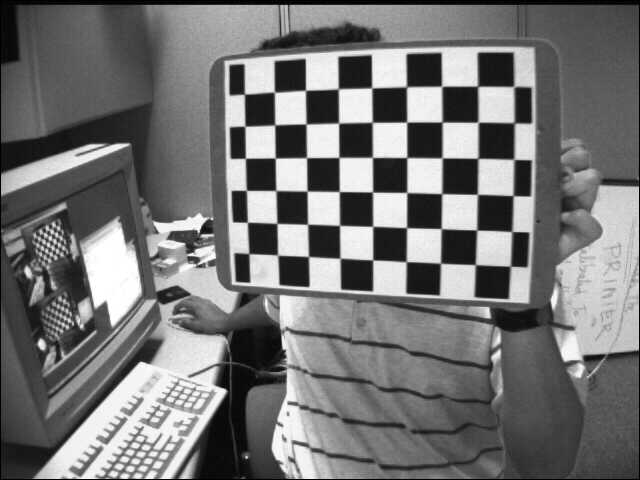
#> input picture 相机标定课程/第一章 标定基础知识 code & data/calib/data/left01.jpg, 640 x 480 px
$ python generate_agdc_stereo_fusion.py   (older library calls are emulated)
#> lines starting #> are read from the running program, lines starting #| are printed output that depends on the picture; after the words box and inside, x2 and y2 are one past the last pixel; in counts of white or black regions, pixels touching at a corner belong together
"""
AGDC Stereo Fusion Mesh Table v4 — 左右分屏融合 (Split-Screen)
===============================================================
v3 条纹方案的视觉问题:
  水平条纹每 40 行交替左右路 -> 12 条边界 -> 双目视差在每条边界表现为水平跳变
  -> 同一物体被"复制"12 次且每次位置不同 -> 视觉上如同 pipeline 错误

v4 方案: 左右分屏 (split-screen)
  - 输出左半 (x < 320) -> 左路相机矫正映射
  - 输出右半 (x >= 320) -> 右路相机矫正映射
  - 仅 1 条垂直边界 @ x=320 -> 无周期性条带
  - x=320 对齐所有 tile 边界 (320/40=8, 320/20=16, 320/10=32)
  - 边界处左右路直接对比，对齐质量一目了然

优势:
  - 单路输出 640×480，带宽减半 vs 在线模式
  - 仅 1 条边界，无重复/周期性伪影
  - 左右半图在同一画面中，对齐质量直观可见

输出: 单幅 640×480 分屏融合图 + 对应 Mesh 表

输出目录: agdc_test_stereo_fusion/
"""

import numpy as np
import os
import json
from pathlib import Path

# ============================================================
# 0. 路径配置
# ============================================================
BASE_DIR = Path(r"d:\Clone\CameraCalibration")
STEREO_DIR = Path(r"d:\Clone\CameraCalibration\相机标定课程\第一章 标定基础知识 code & data\matlab_sample\stereo_example")
OUT_DIR = BASE_DIR / "agdc_test_stereo_fusion"
for d in ["source", "mesh/64x48",
          "input/nv12", "input/nv16", "input/yuyv",
          "golden/nv12", "golden/nv16", "golden/yuyv",
          "verify"]:
    (OUT_DIR / d).mkdir(parents=True, exist_ok=True)

LEFT_IMG  = STEREO_DIR / "left01.jpg"
RIGHT_IMG = STEREO_DIR / "right01.jpg"

print("=" * 72)
print("AGDC Stereo Fusion Mesh v4 — Split-Screen")
print("=" * 72)
print(f"左图: {LEFT_IMG}")
print(f"右图: {RIGHT_IMG}")
print(f"输出: {OUT_DIR}")

# ============================================================
# 1. 读取图像
# ============================================================
import cv2

def imread_unicode(path, flags=cv2.IMREAD_COLOR):
#> called with flags = 1
    with open(str(path), 'rb') as f:
        data = f.read()
    return cv2.imdecode(np.frombuffer(data, dtype=np.uint8), flags)
#> returned value is the input picture: shape (480, 640, 3); min 0, max 255, mean 116.6

def imwrite_unicode(path, img):
    ext = os.path.splitext(str(path))[1]
    _, buf = cv2.imencode(ext, img)
    with open(str(path), 'wb') as f:
        f.write(buf)

img_left  = imread_unicode(LEFT_IMG, cv2.IMREAD_COLOR)
img_right = imread_unicode(RIGHT_IMG, cv2.IMREAD_COLOR)
#> call 2 of imread_unicode, with flags = 1
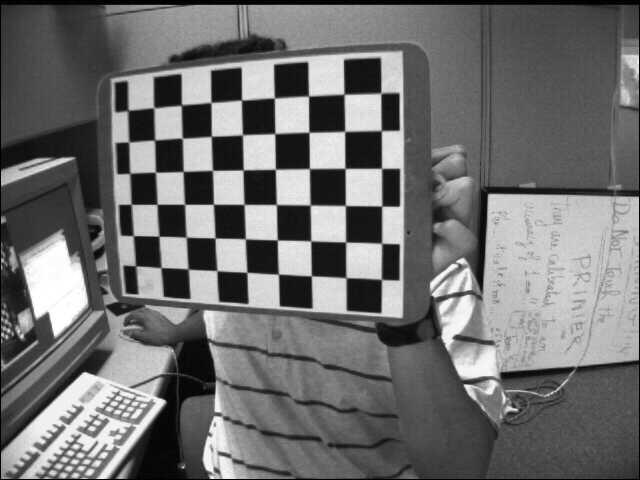
#> input picture 相机标定课程/第一章 标定基础知识 code & data/calib/data/right01.jpg, 640 x 480 px
#> in imread_unicode, returned value is the input picture: shape (480, 640, 3); min 0, max 255, mean 111.4
H, W = img_left.shape[:2]
img_combined = np.hstack([img_left, img_right])
imwrite_unicode(OUT_DIR / "source/combined_input.jpg", img_combined)
print(f"\n合并输入: {W*2}×{H} -> {OUT_DIR / 'source/combined_input.jpg'}")
#| 合并输入: 1280×480 -> d:\Clone\CameraCalibration/agdc_test_stereo_fusion/source/combined_input.jpg

# ============================================================
# 2. 双目标定参数
# ============================================================
M1 = np.array([[533.98795247911039, 0.0,               328.38647452766730],
               [0.0,               528.71082096447628, 236.84272829022564],
               [0.0,               0.0,                1.0]], dtype=np.float64)
D1 = np.array([-0.25896599040441870, -0.12618381509733806, 0.0, 0.0, 0.0,
                0.0, 0.0, -0.39963323194512251, 0.0, 0.0, 0.0, 0.0, 0.0, 0.0],
              dtype=np.float64)
M2 = np.array([[533.98795247911039, 0.0,               313.77033179722014],
               [0.0,               528.71082096447628, 241.87045532011228],
               [0.0,               0.0,                1.0]], dtype=np.float64)
D2 = np.array([-0.26296221163690792, -0.012154510248729584, 0.0, 0.0, 0.0,
                0.0, 0.0, -0.19510571749433719, 0.0, 0.0, 0.0, 0.0, 0.0, 0.0],
              dtype=np.float64)
R1 = np.array([[ 0.99994753473813536, -0.0091729741846967878, 0.0045589818745291610],
               [ 0.0091468618061928252, 0.99994183001783732,  0.0057158988511711107],
               [-0.0046111484712389452, -0.0056738985878578511, 0.99997327173509543]],
             dtype=np.float64)
R2 = np.array([[ 0.99990130039166936, -0.014006993695407550, -0.0010925212425222470],
               [ 0.014000544506924695,  0.99988572509863427, -0.0057027622682348338],
               [ 0.0011722749499026163, 0.0056869035155518496, 0.99998314230783247]],
             dtype=np.float64)
P = np.array([[439.64859374715638, 0.0,               319.32437133789062],
               [0.0,               439.64859374715638, 239.45363616943359],
               [0.0,               0.0,                1.0]], dtype=np.float64)
T_stereo = np.array([-3.3427086938262143, 0.046825921300101291, 0.0036523407401693221],
                    dtype=np.float64)

# ============================================================
# 3. 计算左右路 Backward Mapping
# ============================================================
print("\n计算左右路立体矫正 backward mapping...")
map_L_x, map_L_y = cv2.initUndistortRectifyMap(M1, D1, R1, P, (W, H), cv2.CV_32FC1)
map_R_x, map_R_y = cv2.initUndistortRectifyMap(M2, D2, R2, P, (W, H), cv2.CV_32FC1)

print(f"  左路 map_x: [{map_L_x.min():.1f}, {map_L_x.max():.1f}], "
      f"map_y: [{map_L_y.min():.1f}, {map_L_y.max():.1f}]")
#|   左路 map_x: [-32.3, 674.3], map_y: [-31.7, 499.4]
print(f"  右路 map_x: [{map_R_x.min():.1f}, {map_R_x.max():.1f}], "
      f"map_y: [{map_R_y.min():.1f}, {map_R_y.max():.1f}]")
#|   右路 map_x: [-28.2, 657.6], map_y: [-21.8, 511.8]

# ============================================================
# 4. 棋盘格融合映射 (Tile-Aligned)
# ============================================================
# 分屏 + 视差驱动边界
#   1. 计算稠密视差图 -> 找到最优分界列 (视差最小处)
#   2. 输出宽度 = 640 + mean_disparity (双路视野扩展)
W_OUT_BASE, H_OUT = W, H

# ---- 计算稠密视差图 (用于定位最优分界) ----
print("\n计算稠密视差图 (StereoSGBM)...")
img_left_gray = cv2.cvtColor(img_left, cv2.COLOR_BGR2GRAY)
img_right_gray = cv2.cvtColor(img_right, cv2.COLOR_BGR2GRAY)

# 对矫正后的左右图做立体匹配
map_x_Lc = np.clip(map_L_x, 0, W - 1).astype(np.float32)
map_y_Lc = np.clip(map_L_y, 0, H - 1).astype(np.float32)
map_x_Rc = np.clip(map_R_x, 0, W - 1).astype(np.float32)
map_y_Rc = np.clip(map_R_y, 0, H - 1).astype(np.float32)

img_rectified_L = cv2.remap(img_left_gray, map_x_Lc, map_y_Lc, cv2.INTER_LINEAR)
img_rectified_R = cv2.remap(img_right_gray, map_x_Rc, map_y_Rc, cv2.INTER_LINEAR)

stereo = cv2.StereoSGBM_create(
    minDisparity=0, numDisparities=128, blockSize=11,
    P1=8*3*11*11, P2=32*3*11*11,
    disp12MaxDiff=1, uniquenessRatio=10,
    speckleWindowSize=100, speckleRange=32)
disparity = stereo.compute(img_rectified_L, img_rectified_R).astype(np.float32) / 16.0

# 分析视差: 找到每列的平均视差
valid_disp = (disparity > 0) & (disparity < 128)
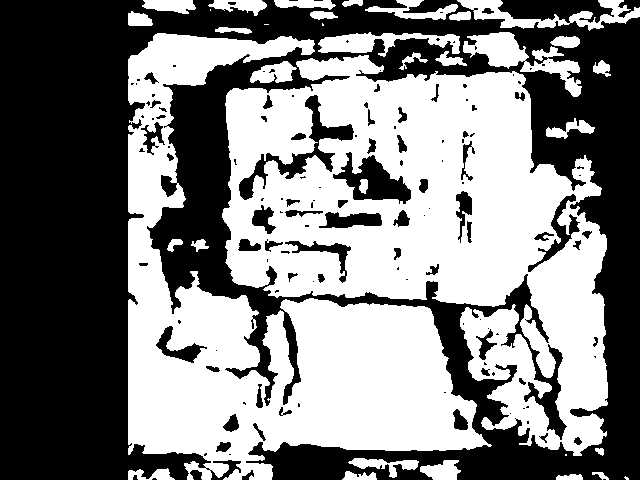
#> valid_disp: shape (480, 640) bool; 50.1% white; 139 black regions (78 under 20 px), largest, box (x1, y1, x2, y2) and area: (0, 0, 640, 480) 141152, (239, 95, 354, 200) 2127, (333, 152, 411, 204) 1870
col_mean_disp = np.array([disparity[valid_disp[:, c], c].mean()
                          if valid_disp[:, c].sum() > 100 else 0
                          for c in range(W_OUT_BASE)])
#> col_mean_disp = 640 values, max 97.8 at index 519, min 0 at index 0, mean 49.53

# 最优分界: 视差最小的列
search_start = W_OUT_BASE // 4
search_end   = 3 * W_OUT_BASE // 4
search_mask = (col_mean_disp > 0) & (np.arange(W_OUT_BASE) >= search_start) & (np.arange(W_OUT_BASE) < search_end)
if search_mask.any():
    candidates = np.where(search_mask)[0]
#> candidates = 320 values from 160 to 479
    best_idx = candidates[np.argmin(col_mean_disp[candidates])]
#> best_idx = 181
    SPLIT_X = int(best_idx)
#> SPLIT_X = 181
else:
    SPLIT_X = W // 2

# 对齐 tile 边界
tile_w = W_OUT_BASE / 64
SPLIT_X = int(round(SPLIT_X / tile_w) * tile_w)
#> SPLIT_X = 180
SPLIT_X = max(search_start, min(search_end, SPLIT_X))

# 输出宽度 = 左路宽 + 右路宽 = 640 + 视差扩展
disp_at_split = col_mean_disp[SPLIT_X]
#> disp_at_split = 37.14
mean_disp = disparity[valid_disp].mean()
#> mean_disp = 68.19
# 右路从 SPLIT_X - disp_at_split 处开始显示 (同一场景点对齐)
# 右路可显示宽度: W - (SPLIT_X - disp_at_split)
right_visible = int(W - (SPLIT_X - disp_at_split))
#> right_visible = 497
W_OUT = int(SPLIT_X + right_visible)
#> W_OUT = 677
# 对齐 tile
W_OUT = int(np.ceil(W_OUT / tile_w) * tile_w)
#> W_OUT = 680

print(f"\n视差分析完成:")
print(f"  视差范围: [{disparity[valid_disp].min():.0f}, {disparity[valid_disp].max():.0f}] px")
#|   视差范围: [1, 127] px
print(f"  视差均值: {mean_disp:.1f} px")
#|   视差均值: 68.2 px
print(f"  最优分界: x={SPLIT_X} (视差={disp_at_split:.1f} px vs 几何中心 67px)")
#|   最优分界: x=180 (视差=37.1 px vs 几何中心 67px)
print(f"  输出宽度: {W_OUT} px (640 + 扩展{right_visible - (W-SPLIT_X)}px)")
#|   输出宽度: 680 px (640 + 扩展37px)

MESH_CONFIGS = [
    ("64x48", 64, 48),
]
for name, mc, mr in MESH_CONFIGS:
    tw = W_OUT / mc
    th = H_OUT / mr
    print(f"  {name}: tile={tw:.0f}x{th:.0f} px, split/tile={SPLIT_X/tw:.0f}")
#> this loop made 1 pass
#> tw on pass 1: 10.62
#> (printed output is left out)

# ---- 硬分界 + 宽幅输出 ----
# 左路: 输出 x in [0, SPLIT_X) → 左路列 x (x>=640 为 OOB)
# 右路: 输出 x in [SPLIT_X, W_OUT) → 右路列 (x - disp_at_split)
col_idx, row_idx = np.meshgrid(np.arange(W_OUT), np.arange(H_OUT))
split_mask = (col_idx < SPLIT_X)

# 扩展 map_L 到 W_OUT 宽度 (超出 640 的列填 0, valid_mask 会标记 OOB)
map_Lx_wide = np.zeros((H_OUT, W_OUT), dtype=np.float32)
map_Ly_wide = np.zeros((H_OUT, W_OUT), dtype=np.float32)
map_Lx_wide[:, :W] = map_L_x
map_Ly_wide[:, :W] = map_L_y

# 右路映射: 输出列 x → 右路列 (x - disp_at_split)
# 同一场景点在左路 x = 右路 (x-d)
r_col = (col_idx - int(disp_at_split)).astype(np.int32)
r_col_clip = np.clip(r_col, 0, W - 1)
map_Rx_shifted = np.zeros((H_OUT, W_OUT), dtype=np.float32)
map_Ry_shifted = np.zeros((H_OUT, W_OUT), dtype=np.float32)
for cy in range(H_OUT):
    map_Rx_shifted[cy, :] = map_R_x[cy, r_col_clip[cy, :]]
    map_Ry_shifted[cy, :] = map_R_y[cy, r_col_clip[cy, :]]

fusion_map_x = np.where(split_mask,
                         map_Lx_wide,
                         map_Rx_shifted + W)
fusion_map_y = np.where(split_mask,
                         map_Ly_wide,
                         map_Ry_shifted)

# 有效性
valid_L = (col_idx < W) & (map_Lx_wide >= 0) & (map_Lx_wide < W) & (map_Ly_wide >= 0) & (map_Ly_wide < H)
valid_R = (r_col >= 0) & (r_col < W) & (map_Ry_shifted >= 0) & (map_Ry_shifted < H)
valid_mask = np.where(split_mask, valid_L, valid_R)
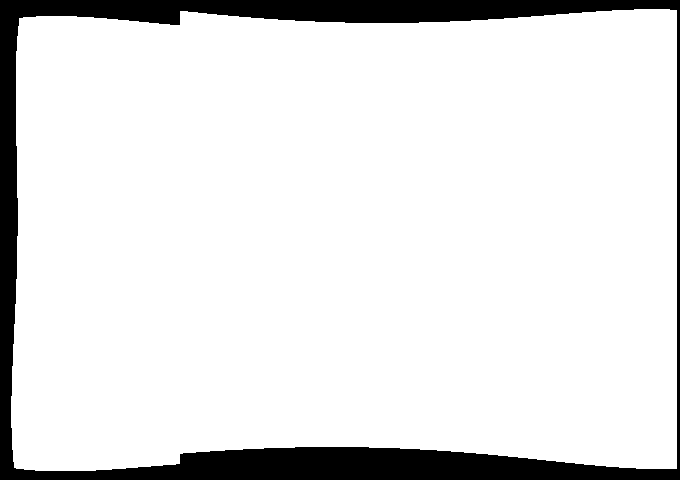
#> valid_mask: shape (480, 680) bool; 89.3% white; 1 black region, box (x1, y1, x2, y2) and area: (0, 0, 680, 480) 34834
valid_pct = valid_mask.sum() / valid_mask.size * 100
#> valid_pct = 89.33

oob_L_pct = (~valid_L[:, :SPLIT_X]).sum() / (H_OUT * min(SPLIT_X, W)) * 100 if SPLIT_X > 0 else 0
#> oob_L_pct = 14.23
oob_R_pct = (~valid_R[:, SPLIT_X:]).sum() / (H_OUT * (W_OUT - SPLIT_X)) * 100 if W_OUT > SPLIT_X else 0
#> oob_R_pct = 9.39
print(f"\nGolden ref L/R 比例: L={split_mask.sum()/split_mask.size*100:.1f}%, R={(~split_mask).sum()/split_mask.size*100:.1f}%")
#| Golden ref L/R 比例: L=26.5%, R=73.5%
print(f"有效像素:  {valid_pct:.1f}%")
#| 有效像素:  89.3%
print(f"越界像素:  {100-valid_pct:.1f}% (左路 {oob_L_pct:.1f}% + 右路 {oob_R_pct:.1f}%)")
#| 越界像素:  10.7% (左路 14.2% + 右路 9.4%)
print(f"fusion_map_x: [{fusion_map_x.min():.1f}, {fusion_map_x.max():.1f}]")
#| fusion_map_x: [-32.3, 1297.6]
print(f"fusion_map_y: [{fusion_map_y.min():.1f}, {fusion_map_y.max():.1f}]")
#| fusion_map_y: [-26.9, 511.8]

# ============================================================
# 5. 生成棋盘格融合黄金参考 (OOB 用洋红色标记)
# ============================================================
print("\n" + "=" * 72)
print("生成硬分界黄金参考 (OOB=洋红色标记)")
print("=" * 72)

# 对于有效像素，双线性插值；对于无效像素，标记洋红色
map_x_clip = np.clip(fusion_map_x, 0, W * 2 - 1)
map_y_clip = np.clip(fusion_map_y, 0, H - 1)
u0 = np.floor(map_x_clip).astype(np.int32)
v0 = np.floor(map_y_clip).astype(np.int32)
u1 = np.minimum(u0 + 1, W * 2 - 1)
v1 = np.minimum(v0 + 1, H - 1)
wu = (map_x_clip - u0.astype(np.float32)).reshape(H_OUT, W_OUT, 1)
wv = (map_y_clip - v0.astype(np.float32)).reshape(H_OUT, W_OUT, 1)

img_fusion = ((1 - wv) * (1 - wu) * img_combined[v0, u0].astype(np.float32) +
               (1 - wv) * wu       * img_combined[v0, u1].astype(np.float32) +
               wv       * (1 - wu) * img_combined[v1, u0].astype(np.float32) +
               wv       * wu       * img_combined[v1, u1].astype(np.float32))
img_fusion = np.clip(np.round(img_fusion), 0, 255).astype(np.uint8)

# OOB 像素 -> 洋红色 [255, 0, 255] (BGR)
OOB_COLOR = np.array([255, 0, 255], dtype=np.uint8)
img_fusion[~valid_mask] = OOB_COLOR

imwrite_unicode(OUT_DIR / "verify/golden_fusion_splitscreen.tif", img_fusion)
print(f"  硬分界融合: {OUT_DIR / 'verify/golden_fusion_splitscreen.tif'}")

# 分界线标注
grid_img = img_fusion.copy()
cv2.line(grid_img, (SPLIT_X, 0), (SPLIT_X, H_OUT - 1), (0, 255, 0), 2)
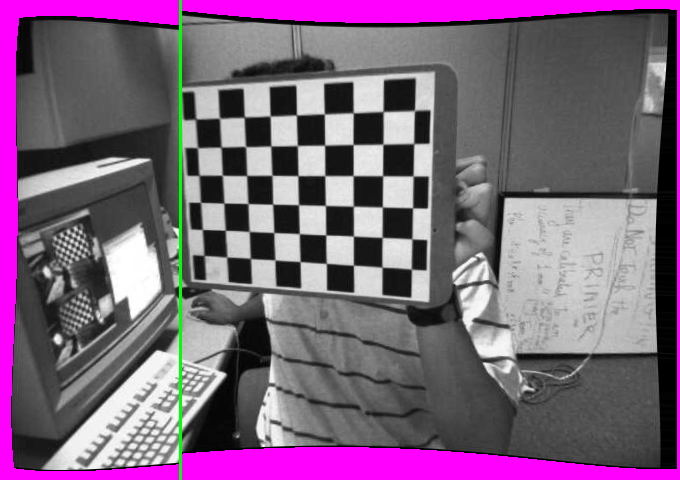
#> grid_img: shape (480, 680, 3); mean of channels 0, 1, 2 123.2, 97.2, 123.2; drawn as B, G, R
imwrite_unicode(OUT_DIR / "verify/golden_fusion_splitscreen_line.tif", grid_img)
print(f"  分界线标注: {OUT_DIR / 'verify/golden_fusion_splitscreen_line.tif'}")

# 纯左路矫正 (640×480 参考, OOB 标记)
ref_valid_L = (map_L_x >= 0) & (map_L_x < W) & (map_L_y >= 0) & (map_L_y < H)
map_x_Lc = np.clip(map_L_x, 0, W * 2 - 1)
map_y_Lc = np.clip(map_L_y, 0, H - 1)
u0L = np.floor(map_x_Lc).astype(np.int32); u1L = np.minimum(u0L+1, W*2-1)
v0L = np.floor(map_y_Lc).astype(np.int32); v1L = np.minimum(v0L+1, H-1)
wuL = (map_x_Lc - u0L.astype(np.float32)).reshape(H, W, 1)
wvL = (map_y_Lc - v0L.astype(np.float32)).reshape(H, W, 1)
img_rect_L = np.clip(np.round(
    (1-wvL)*(1-wuL)*img_combined[v0L,u0L].astype(np.float32) +
    (1-wvL)*wuL     *img_combined[v0L,u1L].astype(np.float32) +
    wvL   *(1-wuL)  *img_combined[v1L,u0L].astype(np.float32) +
    wvL   *wuL      *img_combined[v1L,u1L].astype(np.float32)), 0, 255).astype(np.uint8)
img_rect_L[~ref_valid_L] = OOB_COLOR
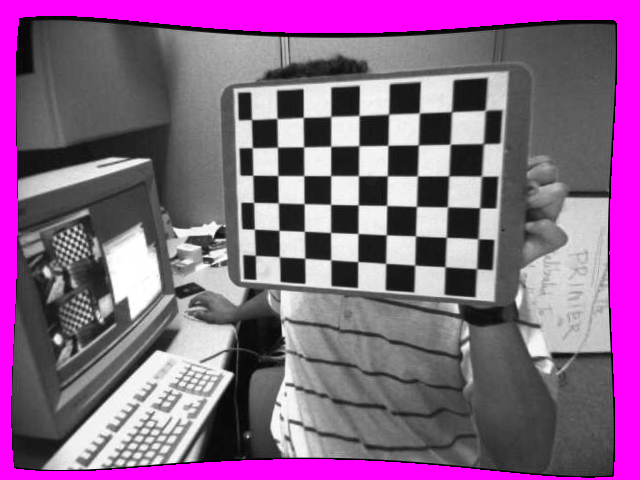
#> img_rect_L: shape (480, 640, 3); mean B, G, R 135, 98.9, 135
imwrite_unicode(OUT_DIR / "verify/left_rectified.tif", img_rect_L)

# 纯右路矫正 (640×480 参考, OOB 标记)
ref_valid_R = (map_R_x >= 0) & (map_R_x < W) & (map_R_y >= 0) & (map_R_y < H)
map_x_Rc = np.clip(map_R_x + W, 0, W * 2 - 1)
map_y_Rc = np.clip(map_R_y, 0, H - 1)
u0R = np.floor(map_x_Rc).astype(np.int32); u1R = np.minimum(u0R+1, W*2-1)
v0R = np.floor(map_y_Rc).astype(np.int32); v1R = np.minimum(v0R+1, H-1)
wuR = (map_x_Rc - u0R.astype(np.float32)).reshape(H, W, 1)
wvR = (map_y_Rc - v0R.astype(np.float32)).reshape(H, W, 1)
img_rect_R = np.clip(np.round(
    (1-wvR)*(1-wuR)*img_combined[v0R,u0R].astype(np.float32) +
    (1-wvR)*wuR     *img_combined[v0R,u1R].astype(np.float32) +
    wvR   *(1-wuR)  *img_combined[v1R,u0R].astype(np.float32) +
    wvR   *wuR      *img_combined[v1R,u1R].astype(np.float32)), 0, 255).astype(np.uint8)
img_rect_R[~ref_valid_R] = OOB_COLOR
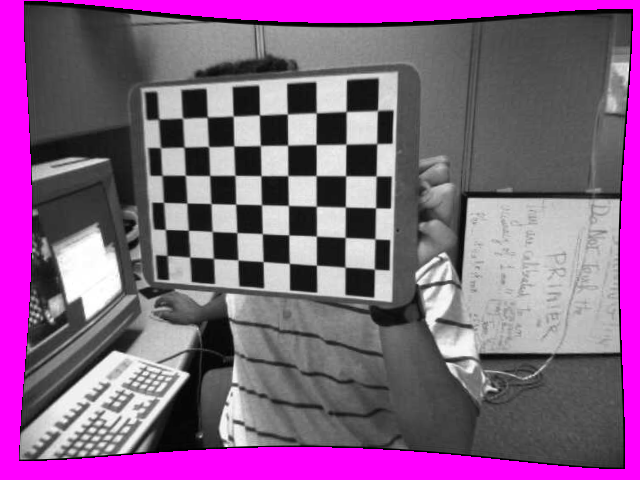
#> img_rect_R: shape (480, 640, 3); mean B, G, R 131.4, 94.5, 131.4
imwrite_unicode(OUT_DIR / "verify/right_rectified.tif", img_rect_R)

print(f"  纯左路矫正: {OUT_DIR / 'verify/left_rectified.tif'} "
      f"(有效像素: {ref_valid_L.sum()/ref_valid_L.size*100:.1f}%)")
#|   纯左路矫正: d:\Clone\CameraCalibration/agdc_test_stereo_fusion/verify/left_rectified.tif (有效像素: 85.9%)
print(f"  纯右路矫正: {OUT_DIR / 'verify/right_rectified.tif'} "
      f"(有效像素: {ref_valid_R.sum()/ref_valid_R.size*100:.1f}%)")
#|   纯右路矫正: d:\Clone\CameraCalibration/agdc_test_stereo_fusion/verify/right_rectified.tif (有效像素: 85.5%)
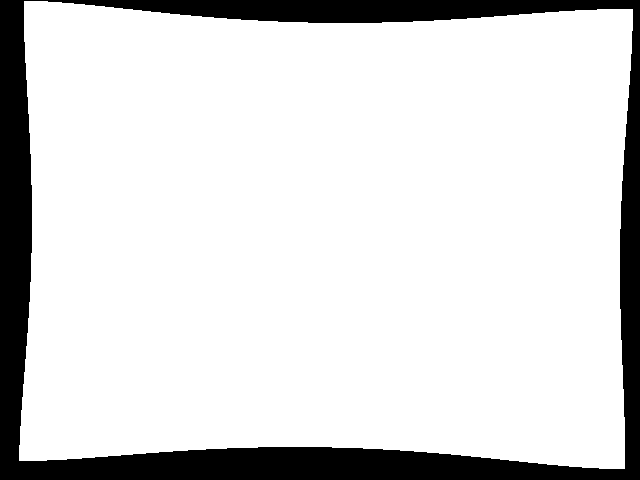
#> ref_valid_R: shape (480, 640) bool; 85.5% white; 1 black region, box (x1, y1, x2, y2) and area: (0, 0, 640, 480) 44395

# ============================================================
# 6. RGB -> YUV 转换
# ============================================================
print("\n" + "=" * 72)
print("YUV 格式转换")
print("=" * 72)

def rgb_to_yuv_bt601(img_bgr):
    img = img_bgr.astype(np.float64)
    B, G, R = img[:, :, 0], img[:, :, 1], img[:, :, 2]
    Y  = 0.299 * R + 0.587 * G + 0.114 * B
    U  = -0.169 * R - 0.331 * G + 0.500 * B + 128.0
    V  = 0.500 * R - 0.419 * G - 0.081 * B + 128.0
    return (np.clip(Y, 0, 255).astype(np.uint8),
            np.clip(U, 0, 255).astype(np.uint8),
            np.clip(V, 0, 255).astype(np.uint8))

def pack_nv12(Y, U, V):
    Hh, Wh = Y.shape
    U_sub = ((U[0:Hh:2, 0:Wh:2].astype(np.uint16) + U[0:Hh:2, 1:Wh:2].astype(np.uint16) +
              U[1:Hh:2, 0:Wh:2].astype(np.uint16) + U[1:Hh:2, 1:Wh:2].astype(np.uint16) + 2) // 4).astype(np.uint8)
    V_sub = ((V[0:Hh:2, 0:Wh:2].astype(np.uint16) + V[0:Hh:2, 1:Wh:2].astype(np.uint16) +
              V[1:Hh:2, 0:Wh:2].astype(np.uint16) + V[1:Hh:2, 1:Wh:2].astype(np.uint16) + 2) // 4).astype(np.uint8)
    uv = np.empty((Hh // 2, Wh // 2 * 2), dtype=np.uint8)
    uv[:, 0::2], uv[:, 1::2] = U_sub, V_sub
    return Y, uv

def pack_nv16(Y, U, V):
    Hh, Wh = Y.shape
    U_sub = ((U[:, 0:Wh:2].astype(np.uint16) + U[:, 1:Wh:2].astype(np.uint16) + 1) // 2).astype(np.uint8)
    V_sub = ((V[:, 0:Wh:2].astype(np.uint16) + V[:, 1:Wh:2].astype(np.uint16) + 1) // 2).astype(np.uint8)
    uv = np.empty((Hh, Wh // 2 * 2), dtype=np.uint8)
    uv[:, 0::2], uv[:, 1::2] = U_sub, V_sub
    return Y, uv

def pack_yuyv(Y, U, V):
    Hh, Wh = Y.shape
    U_sub = ((U[:, 0:Wh:2].astype(np.uint16) + U[:, 1:Wh:2].astype(np.uint16) + 1) // 2).astype(np.uint8)
    V_sub = ((V[:, 0:Wh:2].astype(np.uint16) + V[:, 1:Wh:2].astype(np.uint16) + 1) // 2).astype(np.uint8)
    yuyv = np.empty((Hh, Wh * 2), dtype=np.uint8)
    for col in range(Wh // 2):
        yuyv[:, col*4+0] = Y[:, col*2]
        yuyv[:, col*4+1] = U_sub[:, col]
        yuyv[:, col*4+2] = Y[:, col*2+1]
        yuyv[:, col*4+3] = V_sub[:, col]
    return yuyv

Y_in, U_in, V_in = rgb_to_yuv_bt601(img_combined)
for fmt_name, pack_fn, ydir, uvdir in [
    ("nv12", pack_nv12, "input/nv12", "input/nv12"),
    ("nv16", pack_nv16, "input/nv16", "input/nv16"),
    ("yuyv", None,      "input/yuyv", "input/yuyv"),
]:
    if fmt_name == "yuyv":
        data = pack_yuyv(Y_in, U_in, V_in)
        data.tofile(str(OUT_DIR / uvdir / "distorted_yuyv.bin"))
    else:
        Yp, UVp = pack_fn(Y_in, U_in, V_in)
        Yp.tofile(str(OUT_DIR / ydir / f"distorted_{fmt_name}_y.bin"))
        UVp.tofile(str(OUT_DIR / uvdir / f"distorted_{fmt_name}_uv.bin"))

Y_out, U_out, V_out = rgb_to_yuv_bt601(img_fusion)
for fmt_name, pack_fn, ydir, uvdir in [
    ("nv12", pack_nv12, "golden/nv12", "golden/nv12"),
    ("nv16", pack_nv16, "golden/nv16", "golden/nv16"),
    ("yuyv", None,      "golden/yuyv", "golden/yuyv"),
]:
    if fmt_name == "yuyv":
        data = pack_yuyv(Y_out, U_out, V_out)
        data.tofile(str(OUT_DIR / uvdir / "golden_yuyv.bin"))
    else:
        Yp, UVp = pack_fn(Y_out, U_out, V_out)
        Yp.tofile(str(OUT_DIR / ydir / f"golden_{fmt_name}_y.bin"))
        UVp.tofile(str(OUT_DIR / uvdir / f"golden_{fmt_name}_uv.bin"))

Y_out.tofile(str(OUT_DIR / "golden/golden_y_plane.bin"))
U_out.tofile(str(OUT_DIR / "golden/golden_u_plane.bin"))
V_out.tofile(str(OUT_DIR / "golden/golden_v_plane.bin"))
print("  YUV 输入/输出已保存")

# ============================================================
# 7. 生成 AGDC Fusion Mesh Table (Tile-Aligned)
# ============================================================
print("\n" + "=" * 72)
print("AGDC Fusion Mesh Table 生成 (左右分屏, Tile-Aligned)")
print("=" * 72)

FRAC_BITS = 5
FRAC_SCALE = 1 << FRAC_BITS
U12_5_MAX  = (1 << 17) - 1
U12_5_MIN  = -(1 << 17)

def float_to_u12_5(val):
    fixed = np.round(val * FRAC_SCALE).astype(np.int64)
    return np.clip(fixed, U12_5_MIN, U12_5_MAX).astype(np.int32)

def u12_5_to_float(fixed):
    return fixed.astype(np.float64) / FRAC_SCALE

def pack_mesh_entry(u_fixed, v_fixed):
    u18 = np.uint64(u_fixed) & np.uint64(0x3FFFF)
    v18 = np.uint64(v_fixed) & np.uint64(0x3FFFF)
#> (the run stopped early here; a loop or call above may not have finished)
